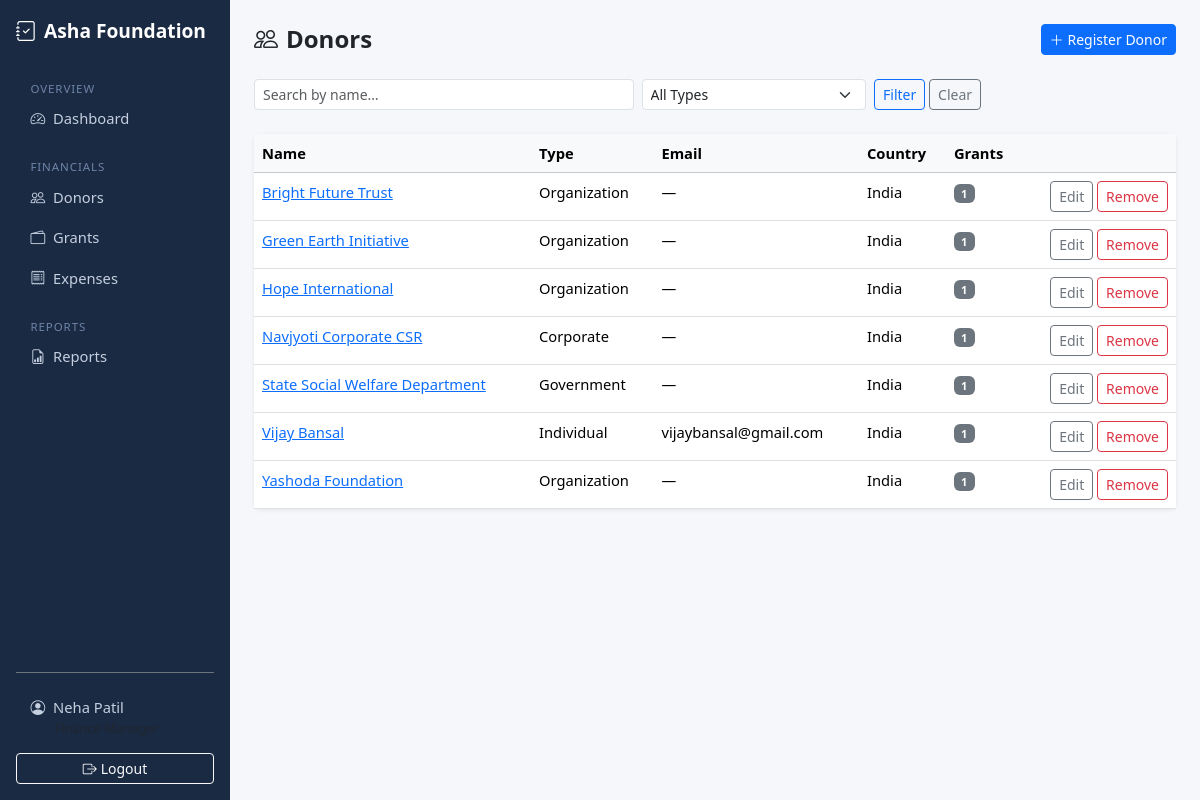
The app's page /donors/ (signed in) with its own data.
### apps/accounts/models.py (models this page shows, shortened)
class User(AbstractUser):
    ROLE_ADMIN = "admin"
    ROLE_FINANCE = "finance"
    ROLE_AUDITOR = "auditor"
    ROLE_CHOICES = [
        (ROLE_ADMIN, "Admin"),
        (ROLE_FINANCE, "Finance Manager"),
        (ROLE_AUDITOR, "Auditor"),
    ]
    role = models.CharField(
        max_length=20,
        choices=ROLE_CHOICES,
        default=ROLE_AUDITOR,
    )
    phone = models.CharField(max_length=20, blank=True)
    @property
    def is_admin_role(self):
        return self.role == self.ROLE_ADMIN
    @property
    def is_finance(self):
        return self.role == self.ROLE_FINANCE
    @property
    def is_auditor(self):
        return self.role == self.ROLE_AUDITOR
    @property
    def can_write(self):
        return self.role == self.ROLE_FINANCE

### apps/donors/models.py (models this page shows, shortened)
class Donor(models.Model):
    TYPE_INDIVIDUAL = "individual"
    TYPE_ORGANIZATION = "organization"
    TYPE_GOVERNMENT = "government"
    TYPE_CORPORATE = "corporate"
    TYPE_CHOICES = [
        (TYPE_INDIVIDUAL, "Individual"),
        (TYPE_ORGANIZATION, "Organization"),
        (TYPE_GOVERNMENT, "Government"),
        (TYPE_CORPORATE, "Corporate"),
    ]
    name = models.CharField(max_length=200)
    donor_type = models.CharField(max_length=20, choices=TYPE_CHOICES, default=TYPE_INDIVIDUAL)
    email = models.EmailField(blank=True)
    phone = models.CharField(max_length=20, blank=True)
    country = models.CharField(max_length=100, default="India")
    address = models.TextField(blank=True)
    pan_number = models.CharField(max_length=20, blank=True, verbose_name="PAN Number")
    notes = models.TextField(blank=True)
    is_active = models.BooleanField(default=True)  # soft delete
    created_at = models.DateTimeField(auto_now_add=True)
    updated_at = models.DateTimeField(auto_now=True)
    class Meta:
        ordering = ["name"]

### apps/donors/views.py (the view)
# urls.py: path("", views.donor_list, name="donor_list"),
@login_required
@role_required("admin", "finance", "auditor")
def donor_list(request):
    qs = Donor.objects.filter(is_active=True)
    q = request.GET.get("q", "").strip()
    dtype = request.GET.get("type", "")
    if q:
        qs = qs.filter(name__icontains=q)
    if dtype:
        qs = qs.filter(donor_type=dtype)
    return render(request, "donors/donor_list.html", {
        "donors": qs,
        "search_q": q,
        "type_filter": dtype,
        "type_choices": Donor.TYPE_CHOICES,
    })

### apps/donors/templates/donors/donor_list.html (shortened to what this page needs)
{% extends "base.html" %}
{% block content %}
<div class="d-flex justify-content-between align-items-center mb-4">
  <h4 class="fw-bold mb-0"><i class="bi bi-people me-2"></i>Donors</h4>
  {% if user.can_write %}
  <a href="{% url 'donors:donor_create' %}" class="btn btn-primary btn-sm">
    <i class="bi bi-plus-lg me-1"></i>Register Donor
  </a>
  {% endif %}
</div>
<form method="get" class="row g-2 mb-4">
  <div class="col-md-5">
    <input type="text" name="q" value="{{ search_q }}" class="form-control form-control-sm" placeholder="Search by name…">
  </div>
  <div class="col-md-3">
    <select name="type" class="form-select form-select-sm">
      <option value="">All Types</option>
    </select>
  </div>
  <div class="col-auto">
    <button type="submit" class="btn btn-sm btn-outline-primary">Filter</button>
    <a href="{% url 'donors:donor_list' %}" class="btn btn-sm btn-outline-secondary">Clear</a>
  </div>
</form>
<div class="card">
  <div class="table-responsive">
    <table class="table table-hover mb-0">
      <thead class="table-light">
        <tr><th>Name</th><th>Type</th><th>Email</th><th>Country</th><th>Grants</th><th></th></tr>
      </thead>
      <tbody>
        {% for donor in donors %}
        <tr>
          <td><a href="{% url 'donors:donor_detail' donor.pk %}">{{ donor.name }}</a></td>
          <td>{{ donor.get_donor_type_display }}</td>
          <td>{{ donor.email|default:"—" }}</td>
          <td>{{ donor.country }}</td>
          <td><span class="badge bg-secondary">{{ donor.grants.count }}</span></td>
          <td class="text-end">
            {% if user.can_write %}
            <a href="{% url 'donors:donor_edit' donor.pk %}" class="btn btn-sm btn-outline-secondary">Edit</a>
            <a href="{% url 'donors:donor_delete' donor.pk %}" class="btn btn-sm btn-outline-danger">Remove</a>
            {% endif %}
          </td>
        </tr>
        {% empty %}
        <tr><td colspan="6" class="text-center py-4 text-muted">No donors found.</td></tr>
        {% endfor %}
      </tbody>
    </table>
  </div>
</div>
{% endblock %}

### templates/base.html (shortened to what this page needs)
<!DOCTYPE html>
<html lang="en">
<head>
  <link href="https://cdn.jsdelivr.net/npm/bootstrap@5.3.3/dist/css/bootstrap.min.css" rel="stylesheet">
  <link href="https://cdn.jsdelivr.net/npm/bootstrap-icons@1.11.3/font/bootstrap-icons.min.css" rel="stylesheet">
</head>
<body>
{% if user.is_authenticated %}
<div class="d-flex">
  <nav class="sidebar d-flex flex-column p-3" style="width:230px;flex-shrink:0;">
    <a class="sidebar-brand text-decoration-none mb-4 d-flex align-items-center gap-2" href="{% url 'accounts:dashboard' %}">
      <i class="bi bi-journal-check fs-5"></i> Asha Foundation
    </a>
    <div class="nav-section">Overview</div>
    <a class="nav-link mb-1 {% if request.resolver_match.url_name == 'dashboard' %}active{% endif %}" href="{% url 'accounts:dashboard' %}">
      <i class="bi bi-speedometer2 me-2"></i>Dashboard
    </a>
    {% if user.is_admin_role or user.is_finance or user.is_auditor %}
    <div class="nav-section mt-2">Financials</div>
    <a class="nav-link mb-1" href="{% url 'donors:donor_list' %}">
      <i class="bi bi-people me-2"></i>Donors
    </a>
    <a class="nav-link mb-1" href="{% url 'grants:grant_list' %}">
      <i class="bi bi-wallet2 me-2"></i>Grants
    </a>
    <a class="nav-link mb-1" href="{% url 'expenses:expense_list' %}">
      <i class="bi bi-receipt me-2"></i>Expenses
    </a>
    {% if user.is_finance or user.is_auditor %}
    <div class="nav-section mt-2">Reports</div>
    <a class="nav-link mb-1" href="{% url 'reports:report_index' %}">
      <i class="bi bi-file-earmark-bar-graph me-2"></i>Reports
    </a>
    {% endif %}
    {% endif %}
    <div class="mt-auto pt-3 border-top border-secondary">
      <a class="nav-link mb-1" href="{% url 'accounts:profile' %}">
        <i class="bi bi-person-circle me-2"></i>{{ user.get_full_name|default:user.username }}
        <small class="d-block text-muted ms-4">{{ user.get_role_display }}</small>
      </a>
      <form method="post" action="{% url 'accounts:logout' %}" class="m-0">
        <button type="submit" class="btn btn-sm btn-outline-light w-100 mt-1">
          <i class="bi bi-box-arrow-right me-1"></i>Logout
        </button>
      </form>
    </div>
  </nav>
  <main class="flex-grow-1 p-4">
    {% block content %}{% endblock %}
  </main>
</div>
{% else %}
  {% block auth_content %}{% endblock %}
{% endif %}
</body>
</html>

### templates/base.html (style rules this page uses)
body { font-size: 0.92rem; }
.sidebar { min-height: 100vh; background: #1a2a42; }
.sidebar .nav-link { color: #c5cfe0; border-radius: 6px; padding: .45rem .9rem; }
.sidebar .nav-section { color: #6e84a8; font-size: .72rem; letter-spacing: .08em; text-transform: uppercase; padding: .6rem .9rem .2rem; }
.sidebar-brand { color: #fff; font-weight: 700; font-size: 1.2rem; }
main { background: #f5f7fa; min-height: 100vh; }
.card { border: none; box-shadow: 0 1px 4px rgba(0,0,0,.08); }

### records on screen
User: get_full_name "Neha Patil"
Donor: name "Bright Future Trust", donor_type "Organization", email "—", country "India", grants.count "1"
Donor: name "Green Earth Initiative", donor_type "Organization", email "—", country "India", grants.count "1"
Donor: name "Hope International", donor_type "Organization", email "—", country "India", grants.count "1"
Donor: name "Navjyoti Corporate CSR", donor_type "Corporate", email "—", country "India", grants.count "1"
Donor: name "State Social Welfare Department", donor_type "Government", email "—", country "India", grants.count "1"
Donor: name "Vijay Bansal", donor_type "Individual", email "vijaybansal@gmail.com", country "India", grants.count "1"
Donor: name "Yashoda Foundation", donor_type "Organization", email "—", country "India", grants.count "1"
